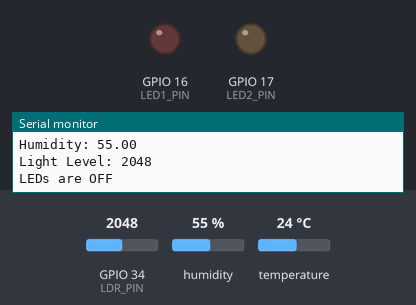
A sketch run on a simulated ESP32. Shown: output pins drawn as LEDs (lit = HIGH), the last lines printed to the serial monitor. The inputs (shaded band) are chosen by the test bench; at power-on: GPIO 34 (LDR_PIN) = 2048, humidity 55 %, temperature 24 °C. WiFi joins after 1.5 s; servers stay silent unless stated.

Above: at 3.0 s.
3.1 s: GPIO 34 (LDR_PIN) set to 1962
At 4.3 s:
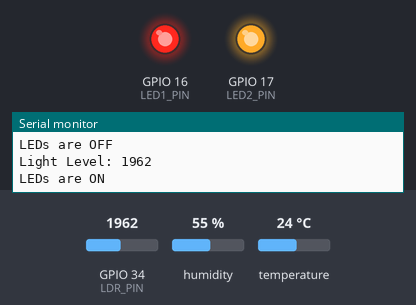
5.3 s: GPIO 34 (LDR_PIN) set to 2040
At 7.0 s:
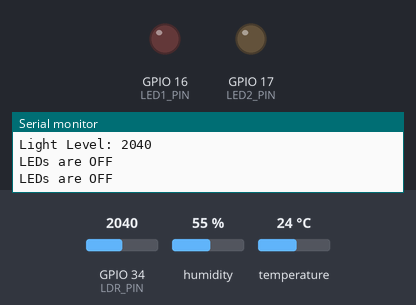
7.3 s: GPIO 34 (LDR_PIN) set to 1960
At 8.6 s:
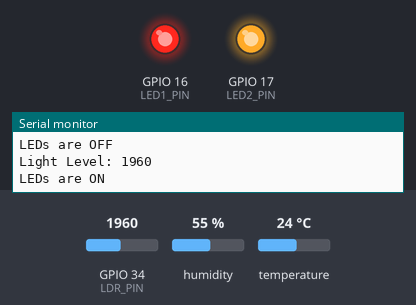
Timing chart, 0 to 10.3 s (numbered marks = the images above; inputs shaded):
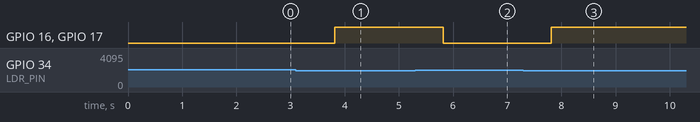

The sketch:

sketch.ino
```cpp
#define BLYNK_TEMPLATE_ID "TMPL2Tmz_c_Gr"
#define BLYNK_TEMPLATE_NAME "home automation"
#define BLYNK_AUTH_TOKEN "5z6THmaEYdcMjFMLXp9xKB2ogC7aUsJq"

#include <WiFi.h>
#include <BlynkSimpleEsp32.h>
#include <DHTesp.h>  // Include DHTesp for handling DHT sensor

// Wi-Fi credentials
const char* ssid = "Wokwi-GUEST";   // Wokwi's virtual WiFi network
const char* password = "";

// Sensor and pin definitions
#define DHT_PIN 15       // Pin connected to the DHT sensor
#define LDR_PIN 34       // Pin connected to the LDR sensor
#define LED1_PIN 16      // First LED
#define LED2_PIN 17      // Second LED

DHTesp dht;
BlynkTimer timer;

// Store previous states for comparison
float lastTemperature = -1;
float lastHumidity = -1;
int lastLightLevel = -1;

// Function to read and send sensor data
void updateSensors() {
  // Read temperature and humidity
  TempAndHumidity data = dht.getTempAndHumidity();
  float temperature = data.temperature;
  float humidity = data.humidity;

  // Read light level
  int lightLevel = analogRead(LDR_PIN);

  // Send data to Blynk only if it changes
  if (!isnan(temperature) && temperature != lastTemperature) {
    Blynk.virtualWrite(V1, temperature);  // Send temperature to V1
    Serial.print("Temperature: ");
    Serial.println(temperature);
    lastTemperature = temperature;
  }

  if (!isnan(humidity) && humidity != lastHumidity) {
    Blynk.virtualWrite(V2, humidity);  // Send humidity to V2
    Serial.print("Humidity: ");
    Serial.println(humidity);
    lastHumidity = humidity;
  }

  if (lightLevel != lastLightLevel) {
    Blynk.virtualWrite(V3, lightLevel);  // Send light level to V3
    Serial.print("Light Level: ");
    Serial.println(lightLevel);
    lastLightLevel = lightLevel;
  }

  // Control LEDs based on light level
  if (lightLevel < 2000) {
    digitalWrite(LED1_PIN, HIGH);
    digitalWrite(LED2_PIN, HIGH);
    Serial.println("LEDs are ON");
  } else {
    digitalWrite(LED1_PIN, LOW);
    digitalWrite(LED2_PIN, LOW);
    Serial.println("LEDs are OFF");
  }
}

void setup() {
  // Debug console
  Serial.begin(115200);

  // Initialize DHT sensor
  dht.setup(DHT_PIN, DHTesp::DHT22);

  // Initialize LEDs
  pinMode(LED1_PIN, OUTPUT);
  pinMode(LED2_PIN, OUTPUT);

  // Connect to Wi-Fi
  WiFi.begin(ssid, password);
  while (WiFi.status() != WL_CONNECTED) {
    delay(500);
    Serial.print(".");
  }
  Serial.println("\nWiFi connected!");

  // Connect to Blynk
  Blynk.begin(BLYNK_AUTH_TOKEN, ssid, password);

  // Set up a timer to update sensors every second
  timer.setInterval(1000L, updateSensors);  // Update every 1 second
}

void loop() {
  Blynk.run();
  timer.run();  // Handle BlynkTimer
}
```

Measured:
- the behaviour switches between 2000 and 1999 on GPIO 34 (LDR_PIN) (found by bisection; images 0 and 1)
- after the input at 3.1 s, GPIO 16 (LED1_PIN), GPIO 17 (LED2_PIN): LOW → HIGH after 0.72 s
- after the input at 5.3 s, GPIO 16 (LED1_PIN), GPIO 17 (LED2_PIN): HIGH → LOW after 0.52 s
- after the input at 7.3 s, GPIO 16 (LED1_PIN), GPIO 17 (LED2_PIN): LOW → HIGH after 0.51 s
